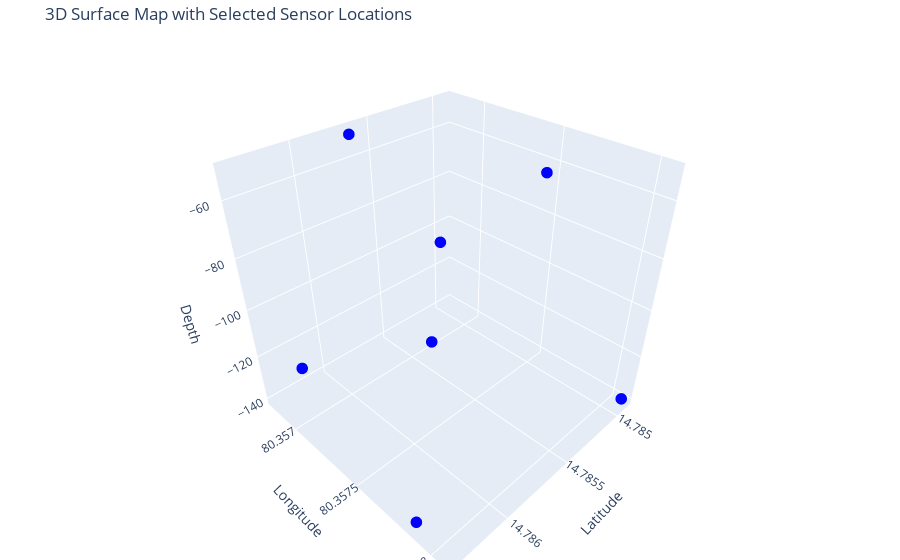

The code cell stored with this chart in its notebook:
### Code cell
fig3 = go.Figure()
fig3.add_trace(go.Scatter3d(
    x=sensors_df['Latitude'], y=sensors_df['Longitude'], z=sensors_df['Depth'],
    mode='markers',
    marker=dict(
        size=4,
        color='blue',  # You can choose any color you prefer
        symbol='circle'
    ),
    name='New Point'
))
fig3.update_layout(
    title='3D Surface Map with Selected Sensor Locations',
    scene=dict(
        xaxis_title='Latitude',
        yaxis_title='Longitude',
        zaxis_title='Depth',
    ),
    margin=dict(l=0, r=0, b=0, t=40)
)

### Figure 1 — Plotly figure (JSON) as saved in the notebook; plotly's stock layout.template omitted (floating-point values rounded to 4 significant figures)
{"data": [{"marker": {"color": "blue", "size": 4, "symbol": "circle"}, "mode": "markers", "name": "New Point", "type": "scatter3d", "x": [14.79, 14.79, 14.79, 14.78, 14.79, 14.79, 14.79], "y": [80.36, 80.36, 80.36, 80.36, 80.36, 80.36, 80.36], "z": [-133.0, -57.01, -51.01, -140.0, -139.0, -57.01, -131.0]}], "layout": {"margin": {"b": 0, "l": 0, "r": 0, "t": 40}, "scene": {"xaxis": {"title": {"text": "Latitude"}}, "yaxis": {"title": {"text": "Longitude"}}, "zaxis": {"title": {"text": "Depth"}}}, "title": {"text": "3D Surface Map with Selected Sensor Locations"}}}
